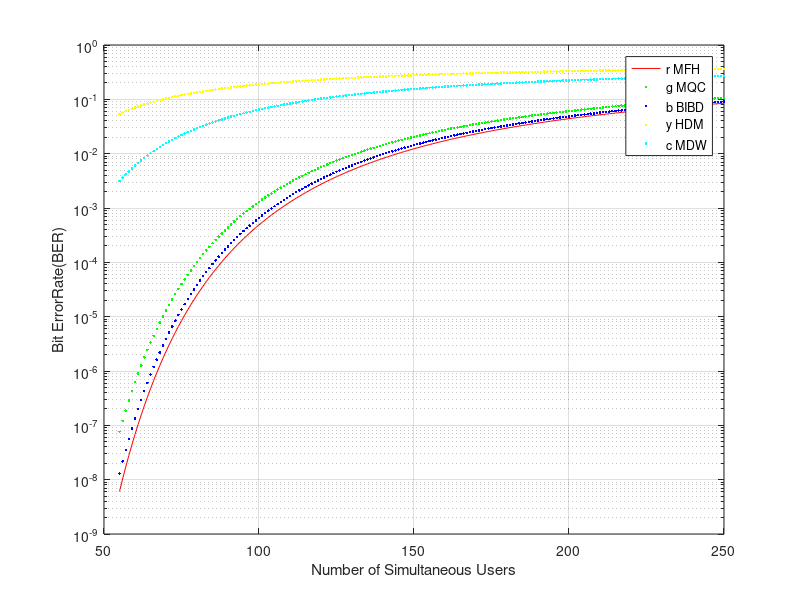

This chart was generated by the following MATLAB code:
%Author:     Folorunsho Solomon Opeyemi(1148183)
%Company:    The University Of Birmingham
%Project:
%CodeFileName:SA_OCDMA.m    
%Description:This file contains all System parameters to the used by
function [] = SA_OCDMA()

dv = 2.5e12;

B = 80e6;


%MFH Parameters
 MFH_q = 16;
 
 %MQC Parameters
 MQC_P =  13;
 
 
 %BIBD Parameters
 BIBD_m = 3;
 BIBD_q = 16;
 
 
 
 BERA_MFH = 0;
 BERA_MQC = 0;
 BERA_BIBD = 0;
 BERA_HDM = 0;
 BERA_MDW = 0;
 
 
 
 SNRA_MFH = 0;
 SNRA_MQC = 0;
 SNRA_BIBD = 0;
 SNRA_HDM = 0;
 SNRA_MDW = 0;
 ind = 0;
 KA = 55:1:250;
 for K = KA
     ind = ind+1;
     
     %MFH
                %MFHBSNR(dv,q,B, K)
     SNR_MFH =  MFHBSNR(dv,MFH_q,B,K);
     BERA_MFH(ind) = Compute_BER(SNR_MFH);
     %SNRA_MFH(ind) = SNR_MFH;
     
     %MCQ
                %MQCSNR(dv,q,B, K)
     SNR_MQC =  MQCSNR(dv,MQC_P,B,K);
     BERA_MQC(ind) = Compute_BER(SNR_MQC);
     %SNRA_MQC(ind) =  SNR_MQC;
     
     %BIBD
                        %(dv,q,B, K,m)
     SNR_BIBD =  BIBDSNR(dv,BIBD_q,B,K,BIBD_m);
     BERA_BIBD(ind) = Compute_BER(SNR_BIBD );
     %SNRA_BIBD(ind) = SNR_BIBD;
     %HDM
     SNR_HDM = HDMSNR(dv,B,256,K);
     BERA_HDM(ind) = Compute_BER(SNR_HDM);
     %SNRA_HDM(ind) = SNR_HDM;
    
    %WDM
     SNR_MDW = MDWSNR(dv,B,K);
     BERA_MDW(ind) = Compute_BER(SNR_MDW);
     %SNRA_MDW(ind) = SNR_MDW;
 end
 
 clf;
 semilogy(KA, BERA_MFH,'r');
 
 hold on ;
 
semilogy(KA, BERA_MQC,'g.');
hold on ;
 
 
 semilogy(KA, BERA_BIBD,'b.');
 hold on ;
 
 semilogy(KA, BERA_HDM,'y.');
 hold on ;
 
 semilogy(KA, BERA_MDW,'c.');
 
 xlabel('Number of Simultaneous Users');
 ylabel('Bit ErrorRate(BER)');
 legend('r MFH','g MQC','b BIBD','y HDM','c MDW');
 hold on ;
 grid on;
end


function[SNR] = Compute_SNR(DV,B,K,W,CC)

  NUMR = DV *(W - CC);
 
 DMR = B*K*CC*(K + ((W-2 *CC) / CC) );
 
 SNR = NUMR/ DMR;
end


function [BER] = Compute_BER(SNR)


BER = 0.5 * erfc( sqrt((SNR/8) ) );


end

function [SNR] =  MFHBSNR(dv,q,B, K)

W = q+1;

CC = 1;

SNR = Compute_SNR(dv,B,K,W,CC);

end

function[SNR]  =  MQCSNR(dv,P,B, K)

W = P+ 1;

CC = 1;


SNR = Compute_SNR(dv,B,K,W,CC);
end

function [SNR] = BIBDSNR(dv,q,B, K,m)

W = (power(q, m) - 1 ) / (q-1);
CC= (power(q, (m-1)) -1 ) / (q-1);

SNR = Compute_SNR(dv,B,K,W,CC);
end

function[SNR] = HDMSNR(dv,B,N,K)

W = N/2;%power(2,N-1);
CC= N/4;%power(2,N-1);

SNR = Compute_SNR(dv,B,K,W,CC);

end


function[SNR] =  MDWSNR(dv,B,K)
W = 4;
CC= 1;

SNR = Compute_SNR(dv,B,K,W,CC);
end